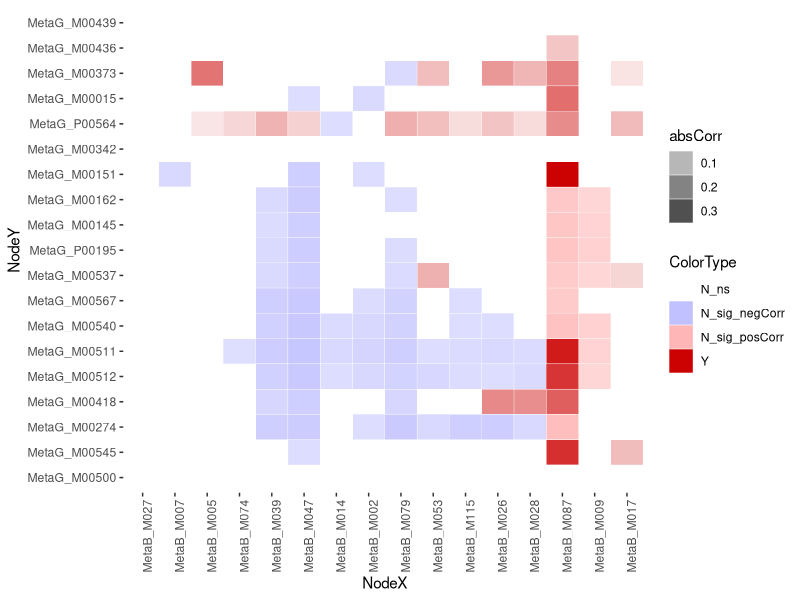

This figure's R source: (Note: this script raises an error after producing the figure.)
library(data.table)
library(dplyr)
library(reshape2)
library(ggplot2)
library(ggdendro)
library(readxl)
library(ggpubr)

list.files()

excel_sheets("Fig 3 data.xlsx")

#Figure 3a ---------------------------------
CorrDf_metab.metag_neu <- read_excel("Fig 3 data.xlsx", sheet = "Fig 3 metag_metab_neu")
CorrDf_metab.metag_eos <- read_excel("Fig 3 data.xlsx", sheet = "Fig 3 metag_metab_eos")

CorrDf_metab.trans_eos <- read_excel("Fig 3 data.xlsx", sheet = "Fig 3 metab_trans_eos")
CorrDf_metab.trans_neu <- read_excel("Fig 3 data.xlsx", sheet = "Fig 3 metab_trans_neu")

CorrDf_spupro.trans_eos <- read_excel("Fig 3 data.xlsx", sheet = "Fig 3 trans_spuprot_eos")
CorrDf_spupro.trans_neu <- read_excel("Fig 3 data.xlsx", sheet = "Fig 3 trans_spuprot_neu")

CorrDf_serpro.trans_eos <- read_excel("Fig 3 data.xlsx", sheet = "Fig 3 trans_serprot_eos")
CorrDf_serpro.trans_neu <- read_excel("Fig 3 data.xlsx", sheet = "Fig 3 trans_serprot_neu")

# only keep overlapped modules in each file
# NEU 
metaB.common <- intersect(unique(CorrDf_metab.metag_neu$Node1), unique(CorrDf_metab.trans_neu$Node2))
trans.common <- intersect(intersect(unique(CorrDf_metab.trans_neu$Node1), 
                                    unique(CorrDf_serpro.trans_neu$Node2)),
                          unique(CorrDf_spupro.trans_neu$Node2))

CorrDf_metab.metag_neu <- CorrDf_metab.metag_neu %>% filter(Node1 %in% metaB.common)
CorrDf_metab.trans_neu <- CorrDf_metab.trans_neu %>% filter(Node2 %in% metaB.common)

CorrDf_metab.trans_neu <- CorrDf_metab.trans_neu %>% filter(Node1 %in% trans.common)
CorrDf_serpro.trans_neu <- CorrDf_serpro.trans_neu %>% filter(Node2 %in% trans.common)
CorrDf_spupro.trans_neu <- CorrDf_spupro.trans_neu %>% filter(Node2 %in% trans.common)

# EOS
metaB.common <- intersect(unique(CorrDf_metab.metag_eos$Node1), unique(CorrDf_metab.trans_eos$Node2))
trans.common <- intersect(intersect(unique(CorrDf_metab.trans_eos$Node1), 
                                    unique(CorrDf_serpro.trans_eos$Node2)),
                          unique(CorrDf_spupro.trans_eos$Node2))

CorrDf_metab.metag_eos <- CorrDf_metab.metag_eos %>% filter(Node1 %in% metaB.common)
CorrDf_metab.trans_eos <- CorrDf_metab.trans_eos %>% filter(Node2 %in% metaB.common)

CorrDf_metab.trans_eos <- CorrDf_metab.trans_eos %>% filter(Node1 %in% trans.common)
CorrDf_serpro.trans_eos <- CorrDf_serpro.trans_eos %>% filter(Node2 %in% trans.common)
CorrDf_spupro.trans_eos <- CorrDf_spupro.trans_eos %>% filter(Node2 %in% trans.common)

keyStr_df <- cbind.data.frame(dfnameStr = c("metag","metab","trans","serpro","spupro"),
                              colStr = c("MetaG","MetaB","Trans","Cyto","Cyto"),
                              stringsAsFactors=F)
# nodes and types
nodeXs <- c("metab","serpro","spupro")  #do not change the sequences of elements in nodeXs 
nodeYs <- c("metag","trans")  #do not change the sequences of elements in nodeYs 
ENtypes <- c("eos","neu")


# create heatmap from combinations of figures :


for(enType in ENtypes){
  #  enType = ENtypes[2]
  
  for(nodex in nodeXs){
    # nodex = nodeXs[1]
    
    for(nodey in nodeYs){
      # nodey = nodeYs[2]
      
      
      corrDfName <- paste("CorrDf_",nodex,".",nodey,"_",enType,sep = "")
      if(!exists(corrDfName)) next
      
      CorrDf <- eval(parse(text = corrDfName))
      
      NodeXCol <- which(sapply(CorrDf, function(x) all(grepl(keyStr_df$colStr[which(keyStr_df$dfnameStr == nodex)], x) )) )
      colnames(CorrDf)[NodeXCol] <- "NodeX"
      
      NodeYCol <- which(sapply(CorrDf, function(x) all(grepl(keyStr_df$colStr[which(keyStr_df$dfnameStr == nodey)], x) )) )
      colnames(CorrDf)[NodeYCol] <- "NodeY"
      
      
      # organize the orders of nodex and nodey
      dat_r.w <- CorrDf %>% reshape2::dcast(NodeY ~ NodeX, value.var = "Correlation")
      rownames(dat_r.w) <- dat_r.w$NodeY; dat_r.w <- dat_r.w[-1]
      
      if(T){
        df <- t(dat_r.w) 
        x <- as.matrix(scale(df))
        dd.col <- as.dendrogram(hclust(dist(x)))
        col.ord <- order.dendrogram(dd.col)
        
        dd.row <- as.dendrogram(hclust(dist(t(x))))
        row.ord <- order.dendrogram(dd.row)
        
        xx <- scale(df)[col.ord, row.ord] 
        xx_names <- attr(xx, "dimnames") 
        #df <- as.data.frame(xx)
        ddata_x <- dendro_data(dd.row) 
        ddata_y <- dendro_data(dd.col) 
      } 
      if(!exists(paste("order_",nodey,sep = ""))) assign(paste("order_",nodey,sep = ""), xx_names[[2]],envir = .GlobalEnv)
      if(!exists(paste("order_",nodex,sep = ""))) assign(paste("order_",nodex,sep = ""), xx_names[[1]],envir = .GlobalEnv)
      
      
      order_nodex <- eval(parse(text = paste("order_",nodex,sep = "")))
      order_nodey <- eval(parse(text = paste("order_",nodey,sep = "")))
      
      if(!all(unique(CorrDf$NodeX) %in% order_nodex) ) {print(paste("not all nodes of ", nodex," were in predefined order so stop",sep = ""));break}
      if(!all(unique(CorrDf$NodeY) %in% order_nodey) ) {print(paste("not all nodes of ", nodey," were in predefined order so stop",sep = ""));break}
      
      
      CorrDf$NodeX <- factor(CorrDf$NodeX, levels = order_nodex)
      CorrDf$NodeY <- factor(CorrDf$NodeY, levels = order_nodey)
      
      CorrDf$ColorType <- sapply(c(1:nrow(CorrDf)), 
                                 function(i) {
                                   if(CorrDf$Linked[i] == "Y") return("Y") else if(CorrDf$`P-value`[i] >= 0.05) return("N_ns") else if(CorrDf$Correlation[i]>0) return("N_sig_posCorr") else return("N_sig_negCorr")
                                 })
      
      CorrDf$absCorr <- abs(CorrDf$Correlation)
      
      
      CorrDf <- CorrDf %>% filter( NodeX %in% order_nodex) %>% filter(NodeY %in% order_nodey)
      CorrDf$NodeX <- factor(CorrDf$NodeX, levels = order_nodex)
      CorrDf$NodeY <- factor(CorrDf$NodeY, levels = order_nodey)
      
      
      p <- ggplot(data = CorrDf, aes(x=NodeX,y=NodeY))+
        geom_tile(aes(fill=ColorType, alpha=absCorr),color="white") +
        theme(axis.text.x = element_text(angle = 90))+
        #scale_fill_manual(values=c("white","#e2e2e2","#cc0202"))+
        scale_fill_manual(values = c("white","#c1c1ff","#ffb6b6","#cc0202")) +
        #scale_alpha(limits = c(0.0,1.0), range = c(0,0.6))+
        theme(  panel.grid.major = element_blank(),
                panel.grid.minor = element_blank(),
                panel.background = element_blank())
               # axis.title.x = element_text(colour=NA),
               # axis.title.y = element_blank())
      
      assign(paste("HeatP_",nodex,".",nodey,"_",enType,sep = ""), p, envir = .GlobalEnv)
      
    }
    
    
  }
  
  
  assign(paste("order_metab_",enType,sep = ""), order_metab, envir = .GlobalEnv)
  assign(paste("order_metag_",enType,sep = ""), order_metag, envir = .GlobalEnv)
  assign(paste("order_trans_",enType,sep = ""), order_trans, envir = .GlobalEnv)
  assign(paste("order_serpro_",enType,sep = ""), order_serpro, envir = .GlobalEnv)
  assign(paste("order_spupro_",enType,sep = ""), order_spupro, envir = .GlobalEnv)
  
  remove(order_metab,order_metag,order_trans, order_serpro, order_spupro)
}




# Fig 3a. NEU integrated plot 
ggarrange(ggarrange(HeatP_metab.trans_neu + 
                      theme(legend.position = "none", axis.text.x = element_blank(),axis.text.y = element_blank()) +
                      xlab("MetaB") + ylab("Trans"), 
                    HeatP_spupro.trans_neu + 
                      theme(legend.position = "none", axis.text.x = element_blank(),axis.text.y = element_blank()) +
                      xlab("Sputum") + ylab("Trans"),
                    HeatP_serpro.trans_neu + 
                      theme(legend.position = "none", axis.text.x  = element_blank(),axis.text.y = element_blank()) +
                      xlab("Serum") + ylab("Trans"),
                    nrow = 1, widths = c(0.5,0.3,0.2)),
          ggarrange(HeatP_metab.metag_neu + 
                      theme(legend.position = "none", axis.text.x = element_blank(),axis.text.y = element_blank()) +
                      xlab("MetaB") + ylab("MetaG"), 
                    ggplot() + geom_text(aes(x=0,y=0),label="NEU") + theme_dendro(), 
                    nrow = 1, widths = c(0.5,0.5)),
          nrow = 2)


# Fig 3a. EOS integrated plot
ggarrange(ggarrange(HeatP_spupro.trans_eos + 
                      theme(legend.position = "none", axis.text.x = element_blank(),axis.text.y = element_blank()) +
                      xlab("Sputum") + ylab("Trans"),
                    HeatP_serpro.trans_eos + 
                      theme(legend.position = "none", axis.text.x  = element_blank(),axis.text.y = element_blank()) +
                      xlab("Serum") + ylab("Trans"),
                    HeatP_metab.trans_eos + 
                      theme(legend.position = "none", axis.text.x = element_blank(),axis.text.y = element_blank()) +
                      xlab("MetaB") + ylab("Trans"), 
                    nrow = 1, widths = c(0.45,0.2,0.35)),
          ggarrange(ggplot() + geom_text(aes(x=0,y=0),label="EOS") + theme_dendro(),
                    HeatP_metab.metag_eos + 
                      theme(legend.position = "none", axis.text.x = element_blank(),axis.text.y = element_blank()) +
                      xlab("MetaB") + ylab("MetaG"), 
                    nrow = 1, widths = c(0.65,0.35)),
          nrow = 2)
